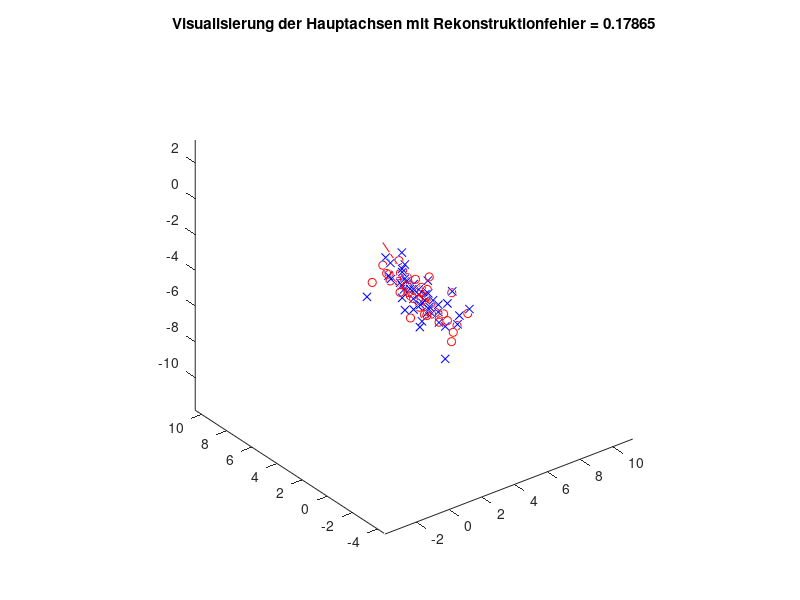

Here is the MATLAB script that generated this plot:
%% a)
% Punkte generieren und plotten
n = 50;                 %% number of observed points
X = zeros(3, n);        %% matrix contains all 3 coordiaten of observed points (each column is a point)
    
sx = 3;   tx = 5;       %% seed and bias for genearate x-coordiaten
sy = 1;   ty = -3;      %% seed and bias for genearate y-coordiaten
sz = 0.5; tz = -2;      %% seed and bias for genearate z-coordiaten

X(1, :) = sx * randn(1, n) + tx;
X(2, :) = sy * randn(1, n) + ty;
X(3, :) = sz * randn(1, n) + tz;

w1 = 60;                %% weight for x
w2 = 30;                %% weight for y
w3 = 0;                 %% weight for z

R1 = [cosd(w1) -sind(w1) 0; sind(w1) cosd(w1) 0; 0 0 1];
R2 = [cosd(w2) 0 sind(w2); 0 1 0; -sind(w2) 0 cosd(w2)];
R3 = [1 0 0; 0 cosd(w3) -sind(w3); 0 sind(w3) cosd(w3)];

X = R3 * R2 * R1 * X;

%% b)
% Hauptkomponenten bestimmen (Eigenwerte und Eigenvektoren der
% Kovarianzmatrix der Punktmenge berechnen)

% TODO
X = X';
DV = mean(X); % durchschnitt vektor
DM = X - repmat(DV, size(X, 1), 1);      % differentiale Matrix
C = cov(DM)  ;                  % covarianz Matrix
% C = 0;
% for i = 1:n
%     diff_vektor = diff_matrix(:, i) - durschnitt_vektor;
%     C = C + diff_vektor * diff_vektor';
% end
% C = C / n-1;

% V: Eigenvektor, D: Eigenwert(located on the diagonal of the matrix)
[V, D] = eig(C);

%% c)
% Hauptachsen (Eigenvektoren) plotten und deren Länge mit dem zugehörigen
% Eigenwert gewichten

% TODO


%% Visualisierung
figure(1);
plot3(X(:, 1), X(:, 2), X(:, 3), 'xb'); axis equal;
hold on
plot3([DV(1) DV(1)+D(1,1)*V(1,1)], [DV(2) DV(2)+D(1,1)*V(2,1)], [DV(3) DV(3)+D(1,1)*V(3,1)], 'r');
hold on;
plot3([DV(1) DV(1)+D(2,2)*V(1,2)], [DV(2) DV(2)+D(2,2)*V(2,2)], [DV(3) DV(3)+D(2,2)*V(3,2)], 'r');
hold on;
plot3([DV(1) DV(1)+D(3,3)*V(1,3)], [DV(2) DV(2)+D(3,3)*V(2,3)], [DV(3) DV(3)+D(3,3)*V(3,3)], 'r');
hold on;


%% d)
% Projektion auf eine der Hauptachsen über Skalarprodukt
% Tipp: Eigenvektoren haben die Länge 1

% TODO
index_projekted_axis = [2, 3];   % choose the Hauptachsen to be projected on, index 3 got the largest Eigenvalue
VN = V(:, index_projekted_axis); 
VT = pinv(VN);
e = 0;                           % mittleren quadratischen Rekonstruktionfehler
% figure(2)
for i = 1:n
    p = X(i, :);
    
    alpha_projected = (p - DV)* VN;                     % nenner unnotwendig, cuz eigenvektor hat Length = 1; alpha_projected := projected point to choosen Hauptachse
    p_reconstructed = alpha_projected * VT + DV;        % for Teilaufgabe e,f
    e = e + (norm(p_reconstructed - p))^2;
    
%     plot(alpha_projected, 'ob');
    plot3(p_reconstructed(1), p_reconstructed(2), p_reconstructed(3), 'or');
    hold on;
end
hold off;
title(['Visualisierung der Hauptachsen mit Rekonstruktionfehler = ', num2str(e/(n-1))]);
% Varianz in der Projektion

% TODO


%% e)
% Rekonstruktion aus 1D-Unterraum und Plot

% TODO
% combined above

%% f)
% Projektion in den 2D-Unterraum der ersten beiden Hauptkomponenten und Rekonstruktion

% TODO
% combined above

% mittlerer quadratischer Rekonstruktionsfehler

% TODO
e = e / (n-1);
